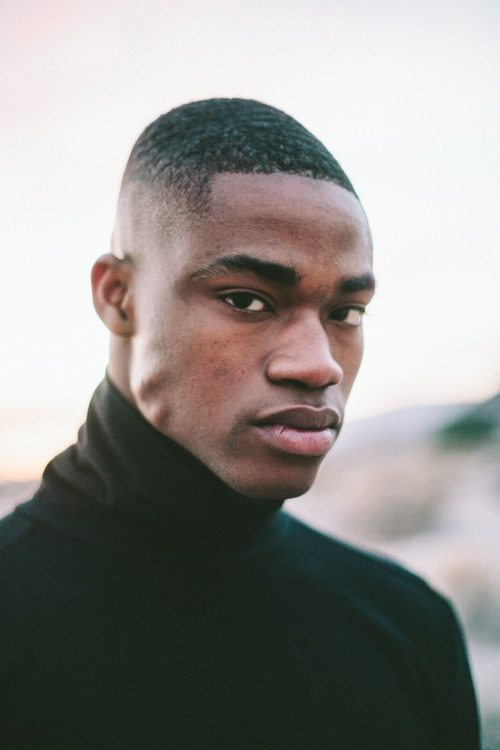
#> input picture face.png, 1000 x 1500 px (shown at 1/2 size)
$ python face_detection.py
#> lines starting #> are read from the running program, lines starting #| are printed output that depends on the picture; after the words box and inside, x2 and y2 are one past the last pixel; in counts of white or black regions, pixels touching at a corner belong together
import cv2
import numpy as np

image = cv2.imread('face.png')
#> image is the input picture: shape (1500, 1000, 3); mean B, G, R 140, 143.4, 145.3

# load in classifier
classifier = cv2.CascadeClassifier('haarcascade_frontalface_default.xml')

# convert image to grayscale
gray_image = cv2.cvtColor(image, cv2.COLOR_BGR2GRAY)
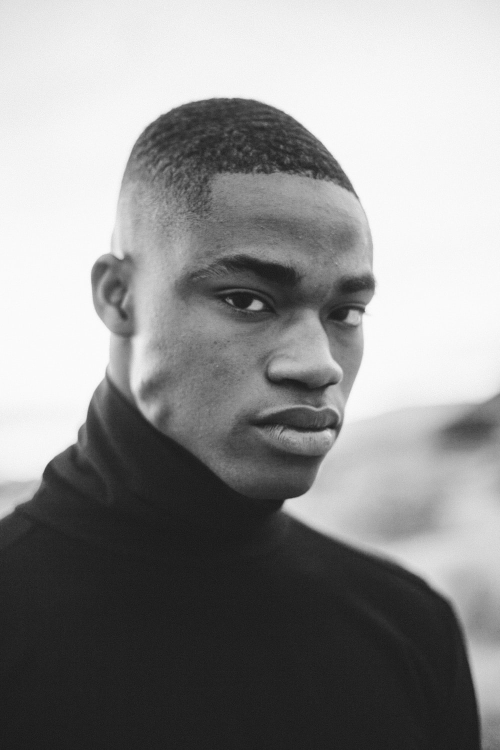
#> gray_image: shape (1500, 1000) (shown at 1/2 size); min 14, max 255, mean 143.5

# detect faces
faces = classifier.detectMultiScale(gray_image, 1.1, 4)
#> faces = [[239, 363, 655, 655]]

# draw bounding boxes
for (x, y, w, h) in faces:
    cv2.rectangle(image, (x, y), (x+w, y+h), (245, 23, 12), 3)
#> this loop made 1 pass
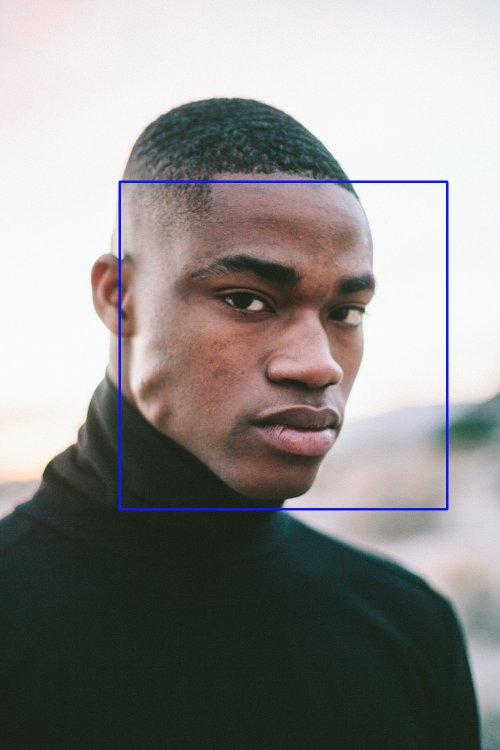
#> image: shape (1500, 1000, 3) (shown at 1/2 size); 0.87% of pixels changed, all inside (x1, y1, x2, y2) = (237, 361, 897, 1021)


cv2.imshow('Image', image)
cv2.waitKey(0)
cv2.destroyAllWindows()
